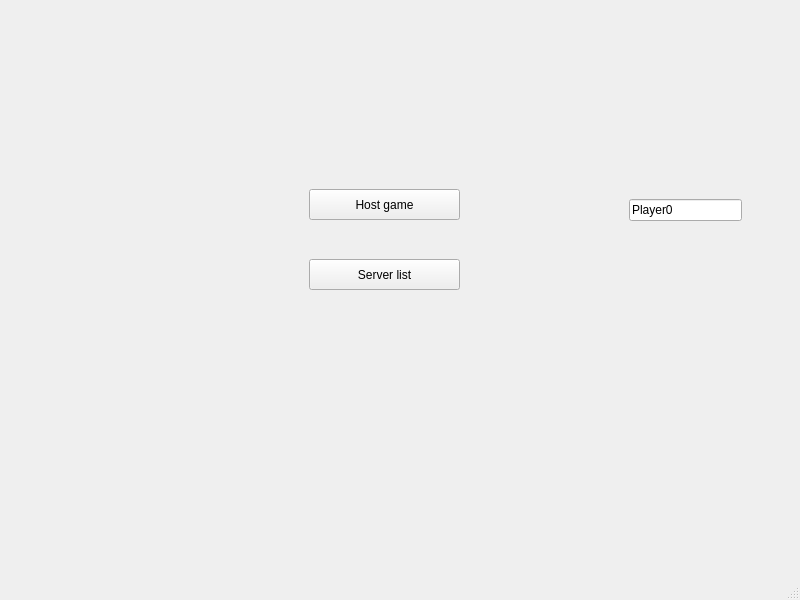
<?xml version="1.0" encoding="UTF-8"?>
<ui version="4.0">
 <class>App</class>
 <widget class="QMainWindow" name="App">
  <property name="geometry">
   <rect>
    <x>0</x>
    <y>0</y>
    <width>800</width>
    <height>600</height>
   </rect>
  </property>
  <property name="windowTitle">
   <string>App</string>
  </property>
  <widget class="QWidget" name="centralwidget">
   <layout class="QGridLayout" name="gridLayout">
    <item row="0" column="0">
     <widget class="QStackedWidget" name="stackedWidget">
      <widget class="QWidget" name="menuPage">
       <widget class="QPushButton" name="hostButton">
        <property name="geometry">
         <rect>
          <x>300</x>
          <y>180</y>
          <width>151</width>
          <height>31</height>
         </rect>
        </property>
        <property name="text">
         <string>Host game</string>
        </property>
       </widget>
       <widget class="QPushButton" name="connectButton">
        <property name="geometry">
         <rect>
          <x>300</x>
          <y>250</y>
          <width>151</width>
          <height>31</height>
         </rect>
        </property>
        <property name="text">
         <string>Server list</string>
        </property>
       </widget>
       <widget class="QLineEdit" name="playerNameLEdit">
        <property name="geometry">
         <rect>
          <x>620</x>
          <y>190</y>
          <width>113</width>
          <height>22</height>
         </rect>
        </property>
        <property name="text">
         <string>Player0</string>
        </property>
       </widget>
      </widget>
      <widget class="QWidget" name="hostGamePage">
       <widget class="QPushButton" name="goBackButton">
        <property name="geometry">
         <rect>
          <x>42</x>
          <y>507</y>
          <width>80</width>
          <height>23</height>
         </rect>
        </property>
        <property name="text">
         <string>Back</string>
        </property>
       </widget>
       <widget class="QWidget" name="layoutWidget">
        <property name="geometry">
         <rect>
          <x>30</x>
          <y>20</y>
          <width>231</width>
          <height>281</height>
         </rect>
        </property>
        <layout class="QVBoxLayout" name="verticalLayout_3">
         <item>
          <widget class="QFrame" name="frame_2">
           <property name="frameShape">
            <enum>QFrame::Shape::StyledPanel</enum>
           </property>
           <property name="frameShadow">
            <enum>QFrame::Shadow::Raised</enum>
           </property>
           <widget class="QWidget" name="layoutWidget">
            <property name="geometry">
             <rect>
              <x>10</x>
              <y>10</y>
              <width>205</width>
              <height>127</height>
             </rect>
            </property>
            <layout class="QGridLayout" name="gridLayout_4">
             <item row="0" column="0">
              <layout class="QHBoxLayout" name="horizontalLayout">
               <item>
                <widget class="QLabel" name="label">
                 <property name="text">
                  <string>Game name</string>
                 </property>
                </widget>
               </item>
               <item>
                <widget class="QLineEdit" name="gameNameLEdit"/>
               </item>
              </layout>
             </item>
             <item row="1" column="0">
              <layout class="QHBoxLayout" name="horizontalLayout_2">
               <item>
                <widget class="QLabel" name="label_2">
                 <property name="text">
                  <string>Password</string>
                 </property>
                </widget>
               </item>
               <item>
                <widget class="QLineEdit" name="gamePasswordLEdit"/>
               </item>
              </layout>
             </item>
             <item row="2" column="0">
              <layout class="QHBoxLayout" name="horizontalLayout_3">
               <item>
                <layout class="QVBoxLayout" name="verticalLayout">
                 <item>
                  <widget class="QLabel" name="label_3">
                   <property name="text">
                    <string>Board size</string>
                   </property>
                  </widget>
                 </item>
                 <item>
                  <widget class="QSlider" name="boardSizeSlider">
                   <property name="minimum">
                    <number>4</number>
                   </property>
                   <property name="maximum">
                    <number>12</number>
                   </property>
                   <property name="pageStep">
                    <number>1</number>
                   </property>
                   <property name="orientation">
                    <enum>Qt::Orientation::Horizontal</enum>
                   </property>
                   <property name="tickPosition">
                    <enum>QSlider::TickPosition::TicksBothSides</enum>
                   </property>
                   <property name="tickInterval">
                    <number>1</number>
                   </property>
                  </widget>
                 </item>
                </layout>
               </item>
               <item>
                <layout class="QVBoxLayout" name="verticalLayout_2">
                 <item>
                  <spacer name="verticalSpacer">
                   <property name="orientation">
                    <enum>Qt::Orientation::Vertical</enum>
                   </property>
                   <property name="sizeHint" stdset="0">
                    <size>
                     <width>20</width>
                     <height>40</height>
                    </size>
                   </property>
                  </spacer>
                 </item>
                 <item>
                  <widget class="QLabel" name="boardSizeLabel">
                   <property name="text">
                    <string>3x3</string>
                   </property>
                   <property name="alignment">
                    <set>Qt::AlignmentFlag::AlignCenter</set>
                   </property>
                  </widget>
                 </item>
                </layout>
               </item>
              </layout>
             </item>
            </layout>
           </widget>
          </widget>
         </item>
         <item>
          <widget class="QPushButton" name="createGameButton">
           <property name="text">
            <string>Create game</string>
           </property>
          </widget>
         </item>
        </layout>
       </widget>
      </widget>
      <widget class="QWidget" name="serverListPage">
       <widget class="QWidget" name="layoutWidget">
        <property name="geometry">
         <rect>
          <x>4</x>
          <y>0</y>
          <width>771</width>
          <height>531</height>
         </rect>
        </property>
        <layout class="QGridLayout" name="gridLayout_3">
         <item row="0" column="2" rowspan="2">
          <layout class="QVBoxLayout" name="verticalLayout_4">
           <property name="sizeConstraint">
            <enum>QLayout::SizeConstraint::SetFixedSize</enum>
           </property>
           <item>
            <widget class="QFrame" name="frame">
             <property name="minimumSize">
              <size>
               <width>180</width>
               <height>0</height>
              </size>
             </property>
             <property name="frameShape">
              <enum>QFrame::Shape::StyledPanel</enum>
             </property>
             <property name="frameShadow">
              <enum>QFrame::Shadow::Raised</enum>
             </property>
             <widget class="QWidget" name="layoutWidget">
              <property name="geometry">
               <rect>
                <x>10</x>
                <y>10</y>
                <width>161</width>
                <height>431</height>
               </rect>
              </property>
              <layout class="QGridLayout" name="gridLayout_2">
               <item row="5" column="0">
                <spacer name="verticalSpacer_5">
                 <property name="orientation">
                  <enum>Qt::Orientation::Vertical</enum>
                 </property>
                 <property name="sizeHint" stdset="0">
                  <size>
                   <width>20</width>
                   <height>40</height>
                  </size>
                 </property>
                </spacer>
               </item>
               <item row="3" column="1">
                <widget class="QLabel" name="boardSizeLabel_2">
                 <property name="text">
                  <string/>
                 </property>
                </widget>
               </item>
               <item row="1" column="0" colspan="2">
                <widget class="QRadioButton" name="onlineFilter">
                 <property name="text">
                  <string>Online</string>
                 </property>
                </widget>
               </item>
               <item row="0" column="0" colspan="2">
                <widget class="QRadioButton" name="localFilter">
                 <property name="layoutDirection">
                  <enum>Qt::LayoutDirection::LeftToRight</enum>
                 </property>
                 <property name="text">
                  <string>Local</string>
                 </property>
                 <property name="checked">
                  <bool>true</bool>
                 </property>
                </widget>
               </item>
               <item row="2" column="0" colspan="2">
                <widget class="QCheckBox" name="passwordFilter">
                 <property name="text">
                  <string>Can have password?</string>
                 </property>
                 <property name="checked">
                  <bool>true</bool>
                 </property>
                </widget>
               </item>
               <item row="3" column="0">
                <widget class="QLabel" name="label_4">
                 <property name="text">
                  <string>Board Size</string>
                 </property>
                </widget>
               </item>
               <item row="6" column="0" colspan="2">
                <widget class="QPushButton" name="refreshButton">
                 <property name="text">
                  <string>Refresh</string>
                 </property>
                </widget>
               </item>
               <item row="4" column="0" colspan="2">
                <widget class="QSlider" name="boardSizeSlider_2">
                 <property name="layoutDirection">
                  <enum>Qt::LayoutDirection::LeftToRight</enum>
                 </property>
                 <property name="minimum">
                  <number>4</number>
                 </property>
                 <property name="maximum">
                  <number>12</number>
                 </property>
                 <property name="pageStep">
                  <number>1</number>
                 </property>
                 <property name="value">
                  <number>12</number>
                 </property>
                 <property name="orientation">
                  <enum>Qt::Orientation::Horizontal</enum>
                 </property>
                 <property name="invertedAppearance">
                  <bool>false</bool>
                 </property>
                 <property name="invertedControls">
                  <bool>false</bool>
                 </property>
                 <property name="tickPosition">
                  <enum>QSlider::TickPosition::TicksBothSides</enum>
                 </property>
                 <property name="tickInterval">
                  <number>1</number>
                 </property>
                </widget>
               </item>
              </layout>
             </widget>
            </widget>
           </item>
           <item>
            <widget class="QPushButton" name="connectToServerButton">
             <property name="enabled">
              <bool>false</bool>
             </property>
             <property name="text">
              <string>Connect</string>
             </property>
            </widget>
           </item>
          </layout>
         </item>
         <item row="1" column="0">
          <widget class="QPushButton" name="goBackButton_2">
           <property name="text">
            <string>Back</string>
           </property>
          </widget>
         </item>
         <item row="0" column="0" colspan="2">
          <layout class="QVBoxLayout" name="serverList"/>
         </item>
        </layout>
       </widget>
      </widget>
      <widget class="QWidget" name="waitPage">
       <widget class="QFrame" name="frame_3">
        <property name="geometry">
         <rect>
          <x>190</x>
          <y>80</y>
          <width>371</width>
          <height>311</height>
         </rect>
        </property>
        <property name="frameShape">
         <enum>QFrame::Shape::StyledPanel</enum>
        </property>
        <property name="frameShadow">
         <enum>QFrame::Shadow::Raised</enum>
        </property>
        <widget class="QLabel" name="label_5">
         <property name="geometry">
          <rect>
           <x>70</x>
           <y>10</y>
           <width>221</width>
           <height>61</height>
          </rect>
         </property>
         <property name="styleSheet">
          <string notr="true">font: italic 24pt &quot;Verdana&quot;;</string>
         </property>
         <property name="text">
          <string>Players</string>
         </property>
         <property name="alignment">
          <set>Qt::AlignmentFlag::AlignCenter</set>
         </property>
        </widget>
        <widget class="QFrame" name="frame_4">
         <property name="geometry">
          <rect>
           <x>20</x>
           <y>80</y>
           <width>331</width>
           <height>211</height>
          </rect>
         </property>
         <property name="frameShape">
          <enum>QFrame::Shape::StyledPanel</enum>
         </property>
         <property name="frameShadow">
          <enum>QFrame::Shadow::Raised</enum>
         </property>
         <widget class="QWidget" name="layoutWidget_2">
          <property name="geometry">
           <rect>
            <x>11</x>
            <y>9</y>
            <width>311</width>
            <height>191</height>
           </rect>
          </property>
          <layout class="QVBoxLayout" name="playerList"/>
         </widget>
        </widget>
       </widget>
       <widget class="QPushButton" name="leaveButton">
        <property name="geometry">
         <rect>
          <x>20</x>
          <y>500</y>
          <width>84</width>
          <height>23</height>
         </rect>
        </property>
        <property name="text">
         <string>Leave</string>
        </property>
       </widget>
       <widget class="QPushButton" name="readyButton">
        <property name="geometry">
         <rect>
          <x>680</x>
          <y>500</y>
          <width>84</width>
          <height>23</height>
         </rect>
        </property>
        <property name="text">
         <string>Ready</string>
        </property>
       </widget>
       <widget class="QLabel" name="gameNameLabel">
        <property name="geometry">
         <rect>
          <x>190</x>
          <y>10</y>
          <width>371</width>
          <height>61</height>
         </rect>
        </property>
        <property name="styleSheet">
         <string notr="true">font: 700 30pt &quot;Verdana&quot;;</string>
        </property>
        <property name="frameShape">
         <enum>QFrame::Shape::NoFrame</enum>
        </property>
        <property name="text">
         <string/>
        </property>
        <property name="alignment">
         <set>Qt::AlignmentFlag::AlignCenter</set>
        </property>
       </widget>
       <widget class="QFrame" name="gameCountdownFrame">
        <property name="enabled">
         <bool>true</bool>
        </property>
        <property name="geometry">
         <rect>
          <x>580</x>
          <y>120</y>
          <width>181</width>
          <height>161</height>
         </rect>
        </property>
        <property name="frameShape">
         <enum>QFrame::Shape::StyledPanel</enum>
        </property>
        <property name="frameShadow">
         <enum>QFrame::Shadow::Raised</enum>
        </property>
        <widget class="QLabel" name="label_6">
         <property name="geometry">
          <rect>
           <x>10</x>
           <y>10</y>
           <width>161</width>
           <height>61</height>
          </rect>
         </property>
         <property name="styleSheet">
          <string notr="true">font: italic 16pt &quot;Verdana&quot;;</string>
         </property>
         <property name="text">
          <string>The Game
 will start in</string>
         </property>
         <property name="alignment">
          <set>Qt::AlignmentFlag::AlignCenter</set>
         </property>
        </widget>
        <widget class="QLabel" name="remainingTimeLabel">
         <property name="geometry">
          <rect>
           <x>10</x>
           <y>90</y>
           <width>161</width>
           <height>61</height>
          </rect>
         </property>
         <property name="styleSheet">
          <string notr="true">font: italic 16pt &quot;Verdana&quot;;</string>
         </property>
         <property name="text">
          <string/>
         </property>
         <property name="alignment">
          <set>Qt::AlignmentFlag::AlignCenter</set>
         </property>
        </widget>
       </widget>
      </widget>
      <widget class="QWidget" name="myBoardPage">
       <widget class="QWidget" name="gridLayoutWidget_3">
        <property name="geometry">
         <rect>
          <x>50</x>
          <y>60</y>
          <width>331</width>
          <height>331</height>
         </rect>
        </property>
        <layout class="QGridLayout" name="board"/>
       </widget>
       <widget class="QPushButton" name="readyButton_2">
        <property name="enabled">
         <bool>false</bool>
        </property>
        <property name="geometry">
         <rect>
          <x>50</x>
          <y>450</y>
          <width>331</width>
          <height>51</height>
         </rect>
        </property>
        <property name="text">
         <string>Ready</string>
        </property>
       </widget>
       <widget class="QFrame" name="frame_5">
        <property name="geometry">
         <rect>
          <x>440</x>
          <y>80</y>
          <width>331</width>
          <height>261</height>
         </rect>
        </property>
        <property name="frameShape">
         <enum>QFrame::Shape::StyledPanel</enum>
        </property>
        <property name="frameShadow">
         <enum>QFrame::Shadow::Raised</enum>
        </property>
        <widget class="QLabel" name="label_7">
         <property name="geometry">
          <rect>
           <x>20</x>
           <y>10</y>
           <width>221</width>
           <height>31</height>
          </rect>
         </property>
         <property name="styleSheet">
          <string notr="true">font: italic 18pt &quot;Verdana&quot;;</string>
         </property>
         <property name="text">
          <string>Players</string>
         </property>
         <property name="alignment">
          <set>Qt::AlignmentFlag::AlignLeading|Qt::AlignmentFlag::AlignLeft|Qt::AlignmentFlag::AlignVCenter</set>
         </property>
        </widget>
        <widget class="QFrame" name="frame_6">
         <property name="geometry">
          <rect>
           <x>0</x>
           <y>50</y>
           <width>331</width>
           <height>211</height>
          </rect>
         </property>
         <property name="frameShape">
          <enum>QFrame::Shape::StyledPanel</enum>
         </property>
         <property name="frameShadow">
          <enum>QFrame::Shadow::Raised</enum>
         </property>
         <widget class="QWidget" name="layoutWidget_3">
          <property name="geometry">
           <rect>
            <x>12</x>
            <y>10</y>
            <width>311</width>
            <height>191</height>
           </rect>
          </property>
          <layout class="QVBoxLayout" name="playerList_2"/>
         </widget>
        </widget>
       </widget>
      </widget>
      <widget class="QWidget" name="gamePage">
       <widget class="QWidget" name="gridLayoutWidget">
        <property name="geometry">
         <rect>
          <x>20</x>
          <y>100</y>
          <width>331</width>
          <height>331</height>
         </rect>
        </property>
        <layout class="QGridLayout" name="myBoard"/>
       </widget>
       <widget class="QWidget" name="gridLayoutWidget_2">
        <property name="geometry">
         <rect>
          <x>430</x>
          <y>100</y>
          <width>331</width>
          <height>331</height>
         </rect>
        </property>
        <layout class="QGridLayout" name="enemyBoard"/>
       </widget>
       <widget class="QLabel" name="myName">
        <property name="geometry">
         <rect>
          <x>20</x>
          <y>20</y>
          <width>331</width>
          <height>61</height>
         </rect>
        </property>
        <property name="styleSheet">
         <string notr="true">font: 700 30pt &quot;Verdana&quot;; color: #ffffff;</string>
        </property>
        <property name="frameShape">
         <enum>QFrame::Shape::StyledPanel</enum>
        </property>
        <property name="frameShadow">
         <enum>QFrame::Shadow::Plain</enum>
        </property>
        <property name="text">
         <string/>
        </property>
        <property name="alignment">
         <set>Qt::AlignmentFlag::AlignCenter</set>
        </property>
       </widget>
       <widget class="QLabel" name="enemyName">
        <property name="geometry">
         <rect>
          <x>430</x>
          <y>20</y>
          <width>331</width>
          <height>61</height>
         </rect>
        </property>
        <property name="styleSheet">
         <string notr="true">font: 700 30pt &quot;Verdana&quot;;</string>
        </property>
        <property name="frameShape">
         <enum>QFrame::Shape::StyledPanel</enum>
        </property>
        <property name="text">
         <string/>
        </property>
        <property name="alignment">
         <set>Qt::AlignmentFlag::AlignCenter</set>
        </property>
       </widget>
       <widget class="QLabel" name="myPoints">
        <property name="geometry">
         <rect>
          <x>20</x>
          <y>440</y>
          <width>331</width>
          <height>61</height>
         </rect>
        </property>
        <property name="styleSheet">
         <string notr="true">font: 700 30pt &quot;Verdana&quot;;</string>
        </property>
        <property name="frameShape">
         <enum>QFrame::Shape::StyledPanel</enum>
        </property>
        <property name="frameShadow">
         <enum>QFrame::Shadow::Plain</enum>
        </property>
        <property name="text">
         <string/>
        </property>
        <property name="alignment">
         <set>Qt::AlignmentFlag::AlignCenter</set>
        </property>
       </widget>
       <widget class="QLabel" name="enemyPoints">
        <property name="geometry">
         <rect>
          <x>430</x>
          <y>440</y>
          <width>331</width>
          <height>61</height>
         </rect>
        </property>
        <property name="styleSheet">
         <string notr="true">font: 700 30pt &quot;Verdana&quot;;</string>
        </property>
        <property name="frameShape">
         <enum>QFrame::Shape::StyledPanel</enum>
        </property>
        <property name="frameShadow">
         <enum>QFrame::Shadow::Plain</enum>
        </property>
        <property name="text">
         <string/>
        </property>
        <property name="alignment">
         <set>Qt::AlignmentFlag::AlignCenter</set>
        </property>
       </widget>
       <widget class="QLabel" name="movesLabel">
        <property name="geometry">
         <rect>
          <x>360</x>
          <y>20</y>
          <width>61</width>
          <height>61</height>
         </rect>
        </property>
        <property name="styleSheet">
         <string notr="true">font: 700 30pt &quot;Verdana&quot;;</string>
        </property>
        <property name="frameShape">
         <enum>QFrame::Shape::StyledPanel</enum>
        </property>
        <property name="frameShadow">
         <enum>QFrame::Shadow::Plain</enum>
        </property>
        <property name="text">
         <string/>
        </property>
        <property name="alignment">
         <set>Qt::AlignmentFlag::AlignCenter</set>
        </property>
       </widget>
      </widget>
     </widget>
    </item>
   </layout>
  </widget>
  <widget class="QMenuBar" name="menubar">
   <property name="geometry">
    <rect>
     <x>0</x>
     <y>0</y>
     <width>800</width>
     <height>20</height>
    </rect>
   </property>
  </widget>
  <widget class="QStatusBar" name="statusbar"/>
 </widget>
 <resources/>
 <connections/>
</ui>
